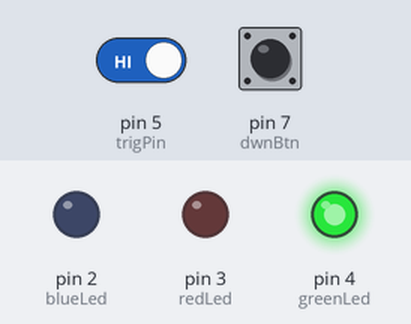
Bench run of a sketch on a simulated Arduino Leonardo, built with avr-gcc and run on an emulated ATmega32U4. On the bench: output pins drawn as LEDs (lit = HIGH). The test bench sets the inputs (shaded band); at power-on: pin 5 (trigPin) HIGH, pin 7 (dwnBtn) LOW. USB keyboard and mouse output is not drawn.

Above: at 1.2 s.
1.3 s: pin 5 (trigPin) driven LOW
At 1.9 s:
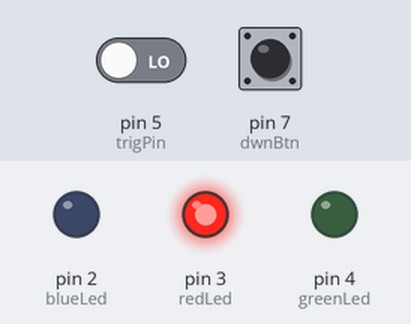
Timing chart, 0 to 4.3 s (numbered marks = the images above; inputs shaded):
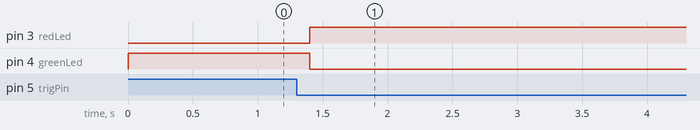

Measured:
- after the input at 1.3 s, pin 3 (redLed): LOW → HIGH after 0.10 s; pin 4 (greenLed): HIGH → LOW after 0.10 s

The sketch:

pcprivacy.ino
```cpp
#include <Keyboard.h>
//Reed switch pin
int trigPin = 5;

//LED Pins (change here)
int redLed = 3;
int blueLed = 2;
int greenLed = 4;

//"Button" Pins (change here)
int upBtn = 6;
int dwnBtn = 7;

//parameters

boolean triggered = false;


void setup() {
  pinMode(trigPin, INPUT);
  pinMode(upBtn, INPUT);
  pinMode(dwnBtn, INPUT);
  pinMode(redLed, OUTPUT);
  pinMode(blueLed, OUTPUT);
  pinMode(greenLed, OUTPUT);
   Keyboard.begin();

}

void loop() {

  if(digitalRead(trigPin) == LOW && triggered == false)
  {
    triggered = true;
    keycomb();

  }
  if(digitalRead(dwnBtn) == HIGH && digitalRead(trigPin) == HIGH && triggered == true)
  {
    triggered = false;
    undocomb();

  }

  if(triggered == true)
  {
    digitalWrite(redLed, HIGH);
    digitalWrite(greenLed, LOW);
  }
  else
  {
    digitalWrite(redLed, LOW);
     digitalWrite(greenLed, HIGH);
  }


}
void keycomb()
{

    //Keycomb here!!!:)
    //Example for alt tab +  minimizing all windows (windows key + d) and Teamspeak Muting comb ctrl + alt + m

    Keyboard.press(KEY_LEFT_GUI);
    Keyboard.press('d');
    Keyboard.releaseAll();
    delay(100);
    Keyboard.press(KEY_LEFT_CTRL);
    Keyboard.press(KEY_LEFT_ALT);
    Keyboard.press('n');
    Keyboard.releaseAll();

}
void undocomb()
{
    //INSERT CODE HERE (this code will be executed when you (re)activate the device)
    //reverse the teamspeak mute
    Keyboard.press(KEY_LEFT_CTRL);
    Keyboard.press(KEY_LEFT_ALT);
    Keyboard.press('n');
    Keyboard.releaseAll();

}
```
